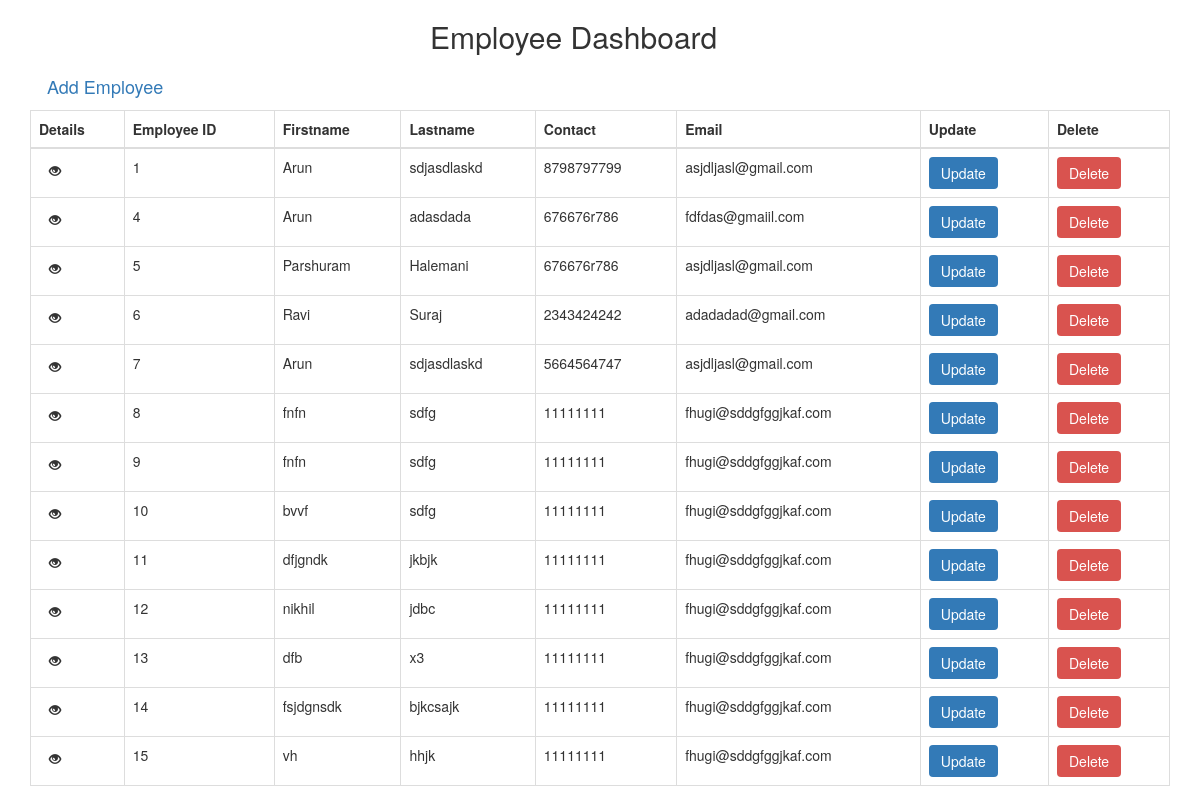
Before: / with the older database file.
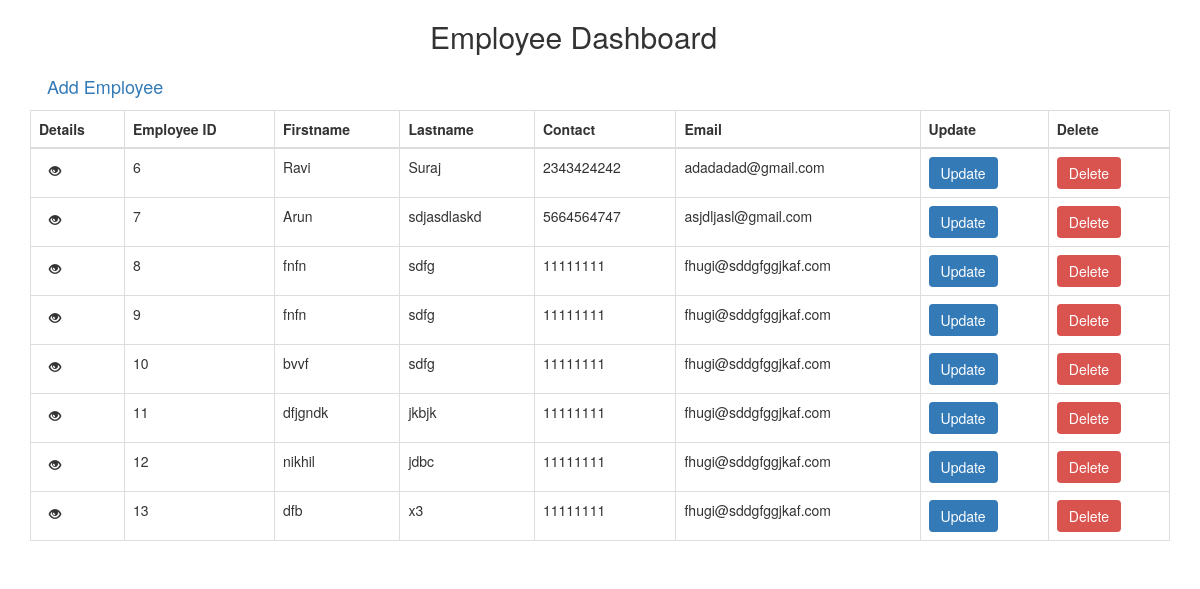
After: the same page with the newer database file.
### update/models.py (models this page shows)
class AddEmployee(models.Model):
    Gender=(('male','male'),
            ('Female','Female'),
            ('Others','Others'))
    Married=(('Married','Married'),
    ('Unmarried','Unmarried')
    )
    FirstName=models.CharField(max_length=50)
    MiddleName=models.CharField(max_length=50)
    LastName=models.CharField(max_length=50)
    gender=models.CharField(max_length=10,choices=Gender)
    DOB=models.DateField()
    Mobile=models.CharField(max_length=10)
    AlterMobile=models.CharField(max_length=10)
    Email=models.EmailField()
    Maritual_status=models.CharField(max_length=10,choices=Married)
    Blood=models.CharField(max_length=10)

### update/views.py (the view)
# urls.py: path('',views.Main,name='Addmployee'),
def Main(request):
    obj=AddEmployee.objects.all()
    return render(request,'view.html',{'obj':obj})

### update/templates/view.html (shortened to what this page needs)
   <!DOCTYPE html>
   <html lang="en">
<head>
  <link rel="stylesheet" href="https://maxcdn.bootstrapcdn.com/bootstrap/3.4.1/css/bootstrap.min.css">
</head>
<body>
<div class="container">
   <h2 style="margin-left:400px">Employee Dashboard</h2>
    <a href="{% url 'Uploadform'  %} " class="btn btn-light btn-lg me-2">
     Add Employee </a>
    <table class="table table-bordered">
        <thead>
          <tr>
            <th>Details</th>
            <th>Employee ID</th>
            <th>Firstname</th>
            <th>Lastname</th>
            <th>Contact</th>
            <th>Email</th>
            <th>Update</th>
            <th>Delete</th>
          </tr>
        </thead>
        <tbody>
            {% for objs in obj  %}
        <tr>
            <td><a href="{% url 'Detailed_View' objs.id %}" class="btn btn-default btn-sm" style="border:none";><span class="glyphicon glyphicon-eye-open"></span></a></td>
            <td>{{objs.id}}</td>
            <td>{{objs.FirstName}}</td>
            <td>{{objs.LastName}}</td>
            <td>{{objs.Mobile}}</td>
            <td>{{objs.Email}}</td>
            <td><a href="{% url 'update' objs.id %}" class="btn btn-primary" style="border:none">Update</a></td>
            <td><a href="{% url 'delete' objs.id %}" class="btn btn-danger " style="border:none">Delete</a></td>
           </tr>
           {% endfor %}
        </tbody>
</body>
</html>

Changed rows visible on the page:
removed AddEmployee: id "1", FirstName "Arun", LastName "sdjasdlaskd", Mobile "8798797799", Email "asjdljasl@gmail.com"
removed AddEmployee: id "4", FirstName "Arun", LastName "adasdada", Mobile "676676r786", Email "fdfdas@gmaiil.com"
removed AddEmployee: id "5", FirstName "Parshuram", LastName "Halemani", Mobile "676676r786", Email "asjdljasl@gmail.com"
removed AddEmployee: id "14", FirstName "fsjdgnsdk", LastName "bjkcsajk", Mobile "11111111", Email "fhugi@sddgfggjkaf.com"
removed AddEmployee: id "15", FirstName "vh", LastName "hhjk", Mobile "11111111", Email "fhugi@sddgfggjkaf.com"
